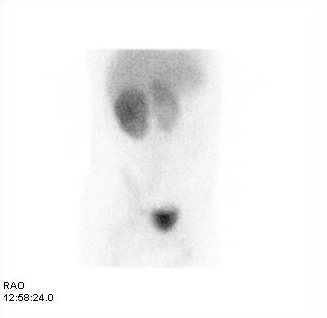
%> input picture Kidney Image Enhancement v2/w2.jpg, 327 x 318 px
$ octave code.m   (GNU Octave 9; MATLAB toolbox functions it lacks are replaced by stand-ins)
%> lines starting %> are read from the running program, lines starting %| are printed output that depends on the picture
clear all;
close all;

%input rgb image
im2 = imread('w2.jpg');
%> im2 is the input picture: size 318x327x3 uint8; mean R, G, B 244.8, 244.8, 244.9
im1 = imread('b1.jpg');
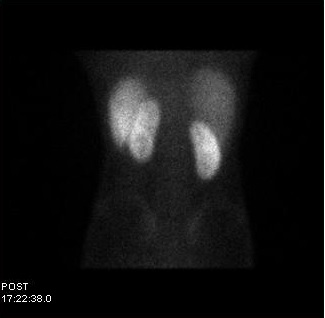
%> input picture Kidney Image Enhancement v2/b1.jpg, 325 x 318 px
%> im1 is the input picture: size 318x325x3 uint8; mean R, G, B 16.7, 16.6, 16.6

%convert rgb image to grayscale image (a)
I1 = rgb2gray(im1);
I2 = rgb2gray(im2);


%Guassian kernel use for smoothing input image
h = fspecial('gaussian',2);
MotionBlur = imfilter(I2,h);

figure;
subplot(1,2,1);
imshow(MotionBlur);
title('Step 1 : Gaussian Kernel applied on original image');

%closing of result of image after smoothing
se = strel('disk',3);
closeBW = imclose(MotionBlur,se);

%figure;
subplot(1,2,2);
imshow(closeBW)
title('Step 2 : Closing of filtered image');

%again applying gaussian filter on the result of previous step
Ip = imfilter(closeBW,h);
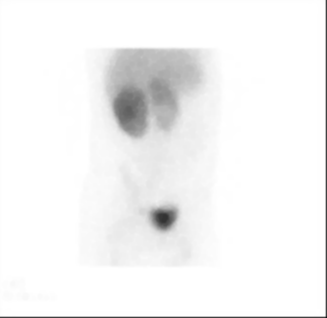
%> Ip: size 318x327 uint8; min 16, max 255, mean 244.3

figure;
subplot(1,2,1);
imshow(Ip);
title('Step 3 : Smoothing closed image again');

%converting gray to rgb image and replicating masks
rgbImage = repmat(Ip,[1 1 3]);
rgbImage = cat(3,Ip,Ip,Ip);


%loop for boundary scanning
%it is supposed that scar comes at an intensity of pixel less than 40
m = 150;
b = 0;
k = 40;

for y=110:155 %y axis pixel range/location of kidney
    for x=80:140 %x axis pixel range/location of kidney

        %updating highest intensity pixel in kidney area which indicates kidney boundary
        if(Ip(x,y) > b) %if next intensity is greater than the previous, update
            b = Ip(x,y);
        end

        %updating lowest intensity pixel in kidney area which indicates
        %kidney center
        if(Ip(x,y) < m)%if next intensity is less than the previous, update
            m = Ip(x,y);
        end

        %comparing different intensities in kidney ares
        if(Ip(x,y) > 100 && Ip(x,y) < 120) %black color rgb values
            rgbImage(x,y,1) = 10;
            rgbImage(x,y,2) = 10;
            rgbImage(x,y,3) = 10;
        end

        if(Ip(x,y) > 80 && Ip(x,y) < 100)
            rgbImage(x,y,1) = 0;    %green color rgb values
            rgbImage(x,y,2) = 255;
            rgbImage(x,y,3) = 0;
        end

        if(Ip(x,y) > 60 && Ip(x,y) < 80)
            rgbImage(x,y,1) = 0; %blue color rgb values
            rgbImage(x,y,2) = 0;
            rgbImage(x,y,3) = 255;
        end

        if(Ip(x,y) > 40 && Ip(x,y) < 60)
            rgbImage(x,y,1) = 255;%yellow/orange color rgb values
            rgbImage(x,y,2) = 255;
            rgbImage(x,y,3) = 0;
        end

        if(Ip(x,y) > 20 && Ip(x,y) < 40)
            rgbImage(x,y,1) = 255;%red color rgb values
            rgbImage(x,y,2) = 0;
            rgbImage(x,y,3) = 0;
        end

        if(Ip(x,y) > 0 && Ip(x,y) < 20)
            rgbImage(x,y,1) = 255;
            rgbImage(x,y,2) = 0;
            rgbImage(x,y,3) = 0;
        end

        if(Ip(x,y) > 40 && Ip(x,y) < 60)
            rgbImage(x,y,1) = 255;
            rgbImage(x,y,2) = 0;
            rgbImage(x,y,3) = 0;
        end

    end
end
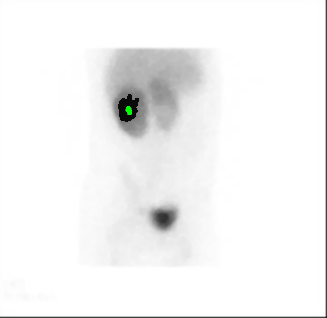
%> rgbImage: size 318x327x3 uint8; mean R, G, B 243.9, 244, 243.9
%> after the loop, b = 245; m = 96
%figure;
subplot(1,2,2);
imshow(rgbImage);
title('Step 4 : Colors showing boundaries ');
